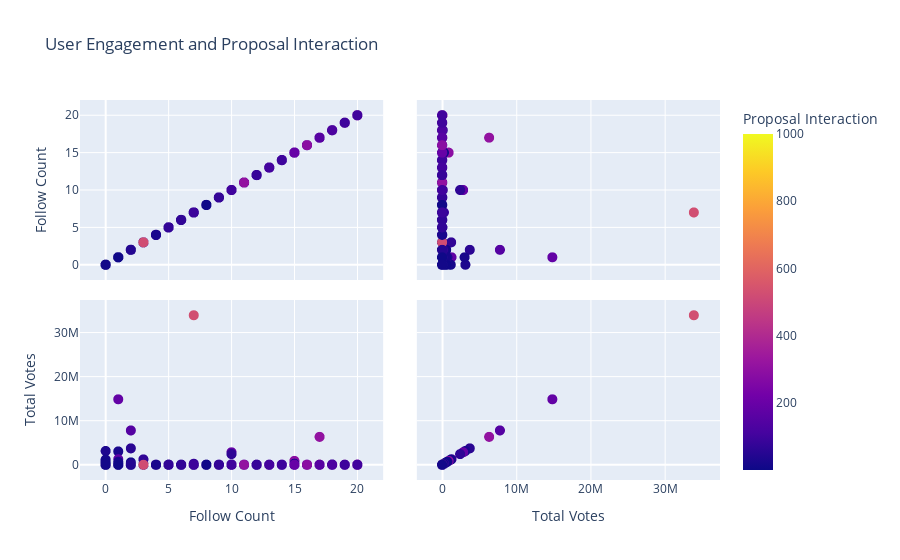

Notebook code for this chart:
### Code cell
import plotly.express as px

# Scatterplot Matrix
fig = px.scatter_matrix(data, dimensions=['Follow Count', 'Total Votes'], color='Proposal Interaction',
                        title='User Engagement and Proposal Interaction',
                        labels={'Follow Count': 'Follow Count', 'Total Votes': 'Total Votes',
                                'Proposal Interaction': 'Proposal Interaction'})
fig.update_traces(marker=dict(size=10))
fig.show()

# Subplots of Boxplots
import matplotlib.pyplot as plt

fig, axs = plt.subplots(1, 3, figsize=(12, 4))

axs[0].boxplot(data['Follow Count'])
axs[0].set_title('Follow Count')

axs[1].boxplot(data['Total Votes'])
axs[1].set_title('Total Votes')

axs[2].boxplot(data['Proposal Interaction'])
axs[2].set_title('Proposal Interaction')

plt.tight_layout()
plt.show()

### Figure 1 — Plotly figure (JSON) as saved in the notebook; plotly's stock layout.template omitted (floating-point values rounded to 4 significant figures; data arrays with more than 128 entries replaced by an {"elided": "..."} marker saying what was removed)
{"data": [{"dimensions": [{"axis": {"matches": true}, "label": "Follow Count", "values": {"elided": "1650 int values"}}, {"axis": {"matches": true}, "label": "Total Votes", "values": {"elided": "1650 float values"}}], "hovertemplate": "%{xaxis.title.text}=%{x}<br>%{yaxis.title.text}=%{y}<br>Proposal Interaction=%{marker.color}<extra></extra>", "legendgroup": "", "marker": {"color": {"elided": "1650 int values"}, "coloraxis": "coloraxis", "size": 10, "symbol": "circle"}, "name": "", "showlegend": false, "type": "splom"}], "layout": {"coloraxis": {"colorbar": {"title": {"text": "Proposal Interaction"}}, "colorscale": [[0, "#0d0887"], [0.1111, "#46039f"], [0.2222, "#7201a8"], [0.3333, "#9c179e"], [0.4444, "#bd3786"], [0.5556, "#d8576b"], [0.6667, "#ed7953"], [0.7778, "#fb9f3a"], [0.8889, "#fdca26"], [1, "#f0f921"]]}, "dragmode": "select", "legend": {"tracegroupgap": 0}, "title": {"text": "User Engagement and Proposal Interaction"}}}
